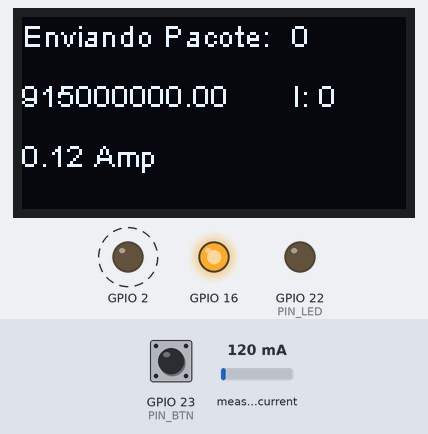
A sketch run on a simulated ESP32. Parts: 128×64 one-colour display, output pins drawn as LEDs (lit = HIGH). Dashed ring = blinking. Inputs (shaded band) come from the test bench; at power-on: GPIO 23 (PIN_BTN) LOW, measured current 120 mA. No radio packets arrive unless stated; what the sketch prints to the serial monitor is not drawn.

Above: at 3.7 s.
3.8 s: GPIO 23 (PIN_BTN) pulled HIGH for 1.75 s
At 4.8 s:
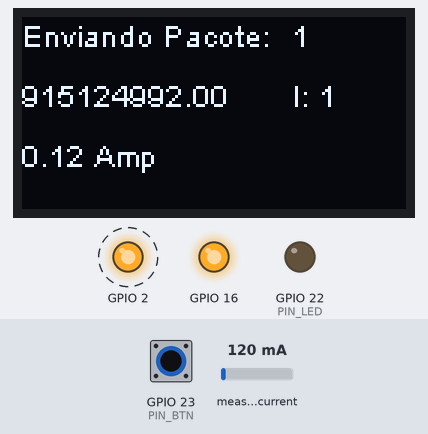
7.0 s: measured current set to 40 mA
At 7.8 s:
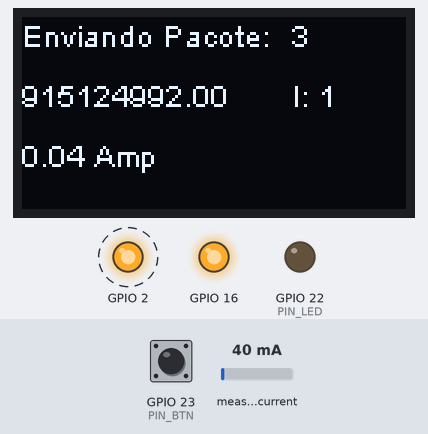
9.0 s: measured current set to 500 mA
At 10.7 s:
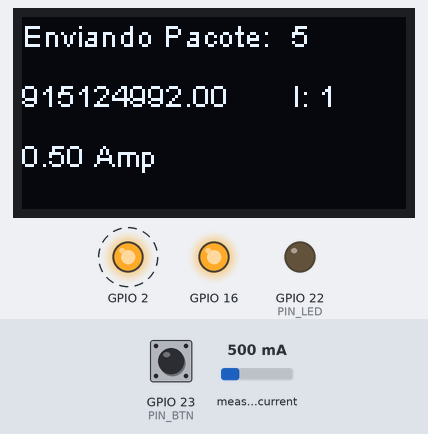
11.6 s: GPIO 23 (PIN_BTN) pulled HIGH for 1.75 s
At 13.04 s:
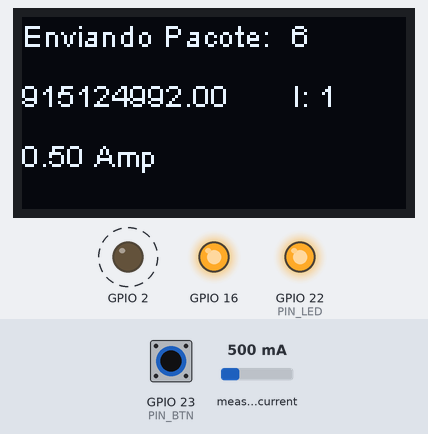
14.8 s: measured current set to 1000 mA
At 16.5 s:
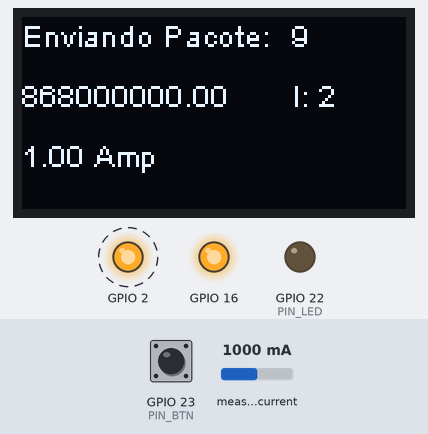
Timing chart, 0 to 18.5 s (numbered marks = the images above; inputs shaded):
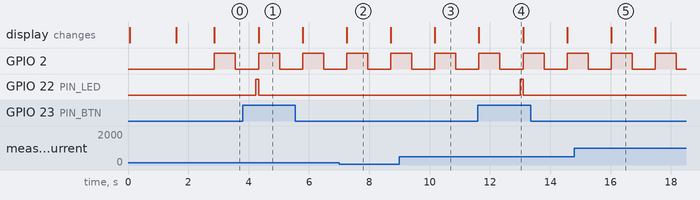

Measured:
- after the input at 3.8 s, GPIO 22 (PIN_LED): LOW → HIGH after 0.44 s, → LOW 0.09 s later
- after the input at 9.0 s, the display: changes after 1.2 s (image 3)
- after the input at 11.6 s, GPIO 22 (PIN_LED): LOW → HIGH after 1.4 s, → LOW 0.09 s later
- by itself, GPIO 2: alternates HIGH for 0.70 s and LOW for 0.76 s
- what the display in image 2 shows lasts 1.5 s, from 7.2 s to 8.7 s

The sketch:

Sender-LoRa.ino
```cpp
#include <SPI.h>
#include <LoRa.h>
#include <Wire.h>
#include "SSD1306.h"
#include <EmonLib.h>

// Definição dos pinos WIFI LoRa 32
#define SCK     5    // GPIO5  -- SX127x's SCK
#define MISO    19   // GPIO19 -- SX127x's MISO
#define MOSI    27   // GPIO27 -- SX127x's MOSI
#define SS      18   // GPIO18 -- SX127x's CS
#define RST     14   // GPIO14 -- SX127x's RESET
#define DI00    26   // GPIO26 -- SX127x's IRQ(Interrupt Request)
#define PIN_BTN 23  //pino Botão
#define PIN_LED 22  //pino LED
#define PABOOST true

EnergyMonitor emon1;
double Irms = 0;
double Irmsacum = 0;
double minutes = 0;
double ConsumoAcumulado = 0;
double Irmsmedia, Kwh;
unsigned long time;
unsigned long mil = 1000;
unsigned long sessenta = 60;
int estadoBtn, ultimoEstadoBtn;
int pino_sct = 12;  //Pino que recebe os dados do sensor de corrente
int indice = 0;   //controla o indice da frequencia atual no array
int controle = 1;
long int j = 0;
float frequencia[6] = {915E6, 915.125E6, 868E6, 868.125E6, 433E6, 433.125E6};   //array de frequencias válidas que utilizaremos para trocar
unsigned int counter = 0;

SSD1306 display(0x3c, 4, 15, 14);

void setup() {
  pinMode(16, OUTPUT);
  pinMode(2, OUTPUT);
  pinMode(PIN_BTN, INPUT);
  pinMode(PIN_LED, OUTPUT);

  emon1.current(pino_sct, 6.0606);
  Serial.begin(9600);

  digitalWrite(16, LOW);    // set GPIO16 low to reset OLED
  delay(50);
  digitalWrite(16, HIGH); // while OLED is running, must set GPIO16 in high
  display.init();
  display.flipScreenVertically();
  display.setFont(ArialMT_Plain_10);
  delay(1500);
  display.clear();

  SPI.begin(SCK, MISO, MOSI, SS);
  LoRa.setPins(SS, RST, DI00);

  if (!LoRa.begin(frequencia[indice], PABOOST))
  {
    display.drawString(0, 0, "Starting LoRa failed!");
    display.display();
    while (1);
  }
  LoRa.enableCrc();
  display.drawString(0, 0, "LoRa Initial success!");
  display.display();
  delay(1000);

  estadoBtn = ultimoEstadoBtn = LOW;   //define estado do botao como desligado
  digitalWrite(PIN_LED, LOW);

}

void loop()
{
  time = millis();
  estadoBtn = digitalRead(PIN_BTN);   //recupera o estado do botao

  Irms = emon1.calcIrms(1480);
  Serial.print("Corrente: ");
  Serial.println(Irms); // Irms

  if (1) {
    Irmsacum = Irmsacum + Irms;
    j++;
  }
  if ((time / mil) >= sessenta * controle)
  {
    controle++;
    minutes += 1.0;
    Irmsmedia = Irmsacum / j;
    Irmsacum = 0;
    j = 0;
    ConsumoAcumulado = ConsumoAcumulado + Kwh;
  }

  if ( (estadoBtn != ultimoEstadoBtn) && (estadoBtn == HIGH) )
  {
    digitalWrite(PIN_LED, HIGH);  //liga o LED indicador de mudança de frequencia
    if ( (indice + 1) > 5) { //verificação para não estourar o indice do array
      indice = 0;
    }
    else indice++;
    enviarPacote();
    atualizarDisplay();
    mudarFrequencia();
  }
  //caso nao tenha apertado o botão, ou seja, seu estado é DESLIGADO, então a frequencia permanece a mesma
  else {
    enviarPacote();
    atualizarDisplay();
    Kwh = (220 * Irmsmedia) / 1000;
    Serial.println(time);
    Serial.print("KWH: ");
    Serial.println(Kwh);
    Serial.print("Corrente Media: ");
    Serial.println(Irmsmedia);
    Serial.print("CONSUMO ACUMULADO EM KWH: ");
    Serial.println(((ConsumoAcumulado/minutes) / 60)*minutes);
  }
  counter++;  //contador que é enviado (DADO)
  ultimoEstadoBtn = estadoBtn;   //copia o estado atual do botão na variável de verificação da mudança de estado

  //acende LED interno para indicar que enviou o pacote e da um delay
  digitalWrite(2, HIGH);   // turn the LED on (HIGH is the voltage level)
  delay(700);               // wait for a second
  digitalWrite(2, LOW);    // turn the LED off by making the voltage LOW
  delay(500);               // wait for a second
}

//muda a frequencia do Lora, a nova frequencia será de acordo com a variável "INDICE" que pegará no array a nova frequencia
void mudarFrequencia()
{
  if (!LoRa.begin(frequencia[indice], PABOOST))
  {
    display.drawString(0, 0, "Starting LoRa failed!");
    display.display();
    while (1);
  }
  LoRa.enableCrc();
  digitalWrite(PIN_LED, LOW); //desliga o LED indicador da mudança de frequência
}

//envia o pacote na rede Lora
void enviarPacote()
{
  // envia u pacote
  LoRa.beginPacket();
  LoRa.print(indice); //indice do array que contem as frequencias
  LoRa.print("#"); //delimitador
  LoRa.print(counter); //dado
  LoRa.print("#Consumo:");
  LoRa.print(((ConsumoAcumulado/minutes) / 60)*minutes);
  LoRa.print(" KWh");
  LoRa.endPacket();
}

//atualiza as informações no display
void atualizarDisplay()
{
  display.clear();
  display.setTextAlignment(TEXT_ALIGN_LEFT);
  display.setFont(ArialMT_Plain_10);

  display.drawString(0, 0, "Enviando Pacote: ");
  display.drawString(90, 0, String(counter));
  display.drawString(0, 20, String(frequencia[indice]));
  display.drawString(90, 20, "I: " + String(indice));
  display.drawString(0, 40, String(Irms) + " Amp");
  display.display();
}
```
